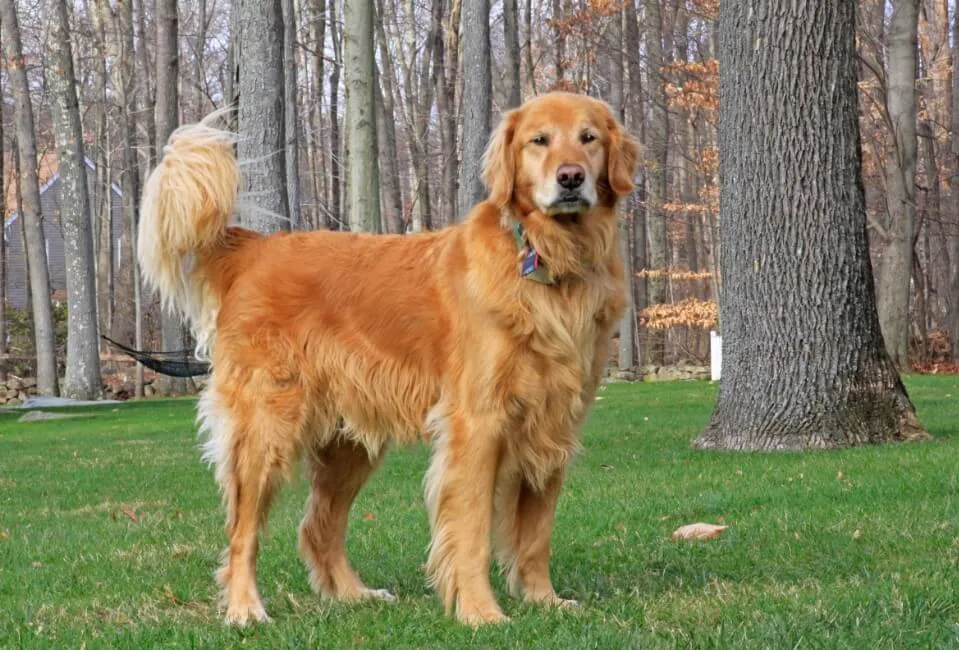
//> input picture images/dog.png, 959 x 650 px
$ ./01 ../images/dog.png   (built with g++ and OpenCV 4)
//> lines starting //> are read from the running program, lines starting //| are printed output that depends on the picture; after the words box and inside, x2 and y2 are one past the last pixel; in counts of white or black regions, pixels touching at a corner belong together
//> further down, src_color is the input picture: 650 rows x 959 cols, CV_8UC3; mean B, G, R 96.2, 127.4, 133.8
#include <opencv2/opencv.hpp>
#include <iostream>


/*
This function takes an input image, splits it  into its RGB channels, computes a weighted average of the R and G channels,
and then adds the B channel to this average. Finally, it applies a threshold to the resulting image.
*/

void adaptive_thr(const cv::Mat& src, cv::Mat& gauss, cv::Mat& mean){

    // 	cv.adaptiveThreshold(src, maxValue, adaptiveMethod, thresholdType, blockSize, C[, dst]) ->	dst
    cv::adaptiveThreshold(src, gauss, 255, cv::ADAPTIVE_THRESH_GAUSSIAN_C, cv::THRESH_BINARY, 11, 2);
    cv::adaptiveThreshold(src, mean, 255, cv::ADAPTIVE_THRESH_MEAN_C, cv::THRESH_BINARY, 11, 2);
}


void sum_rgb(const cv::Mat& src, cv::Mat& dst) {

    /**
     * @brief Splits the input image into its RGB channels and computes a weighted sum.
     * @param src Input image in BGR format.
     * @param dst Output image after processing.
     *
     */
    std::vector<cv::Mat> planes;

    // Split the source image into 3 separate channels: B, G, R
    cv::split(src, planes);
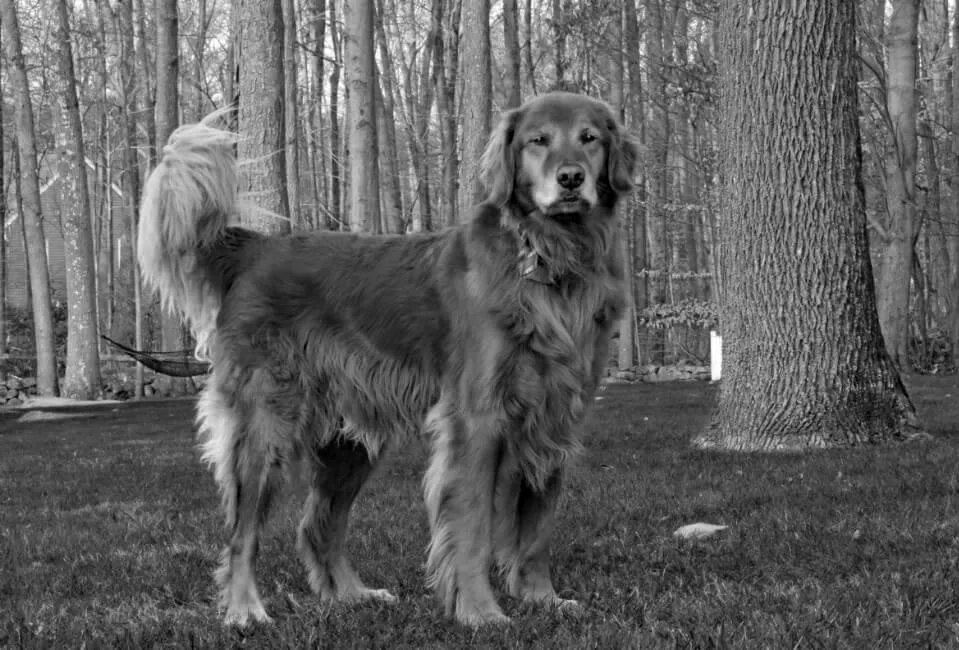
//> planes[0]: 650 rows x 959 cols, CV_8UC1; min 0, max 255, mean 96.2
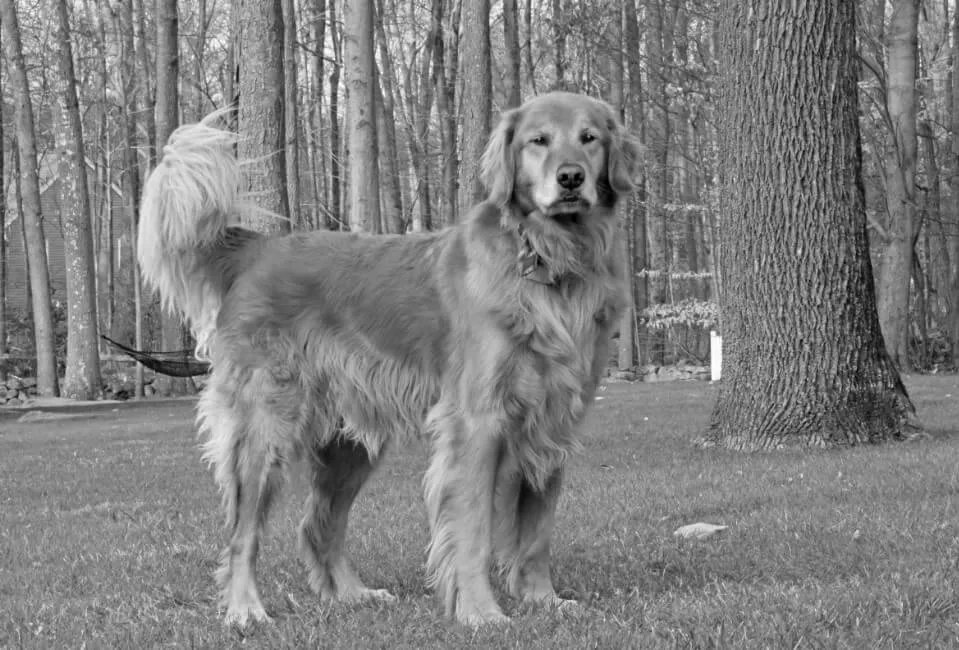
//> planes[1]: 650 rows x 959 cols, CV_8UC1; min 0, max 255, mean 127.4
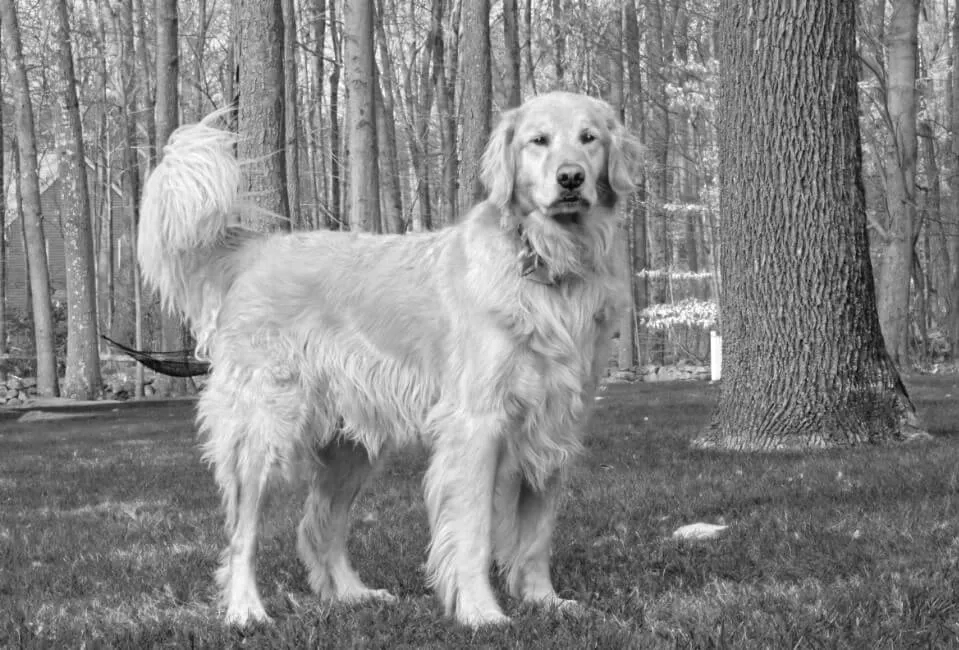
//> planes[2]: 650 rows x 959 cols, CV_8UC1; min 0, max 255, mean 133.8

    // Assign each channel to a named variable
    cv::Mat b = planes[0], g = planes[1], r = planes[2], s;

    // Compute weighted average of R and G channels (each with 1/3 weight). The result is stored in 's'.
    // For each pixel, the formula is: s(i) = r(i) * alpha * g(i) * beta + gamma.
    // cv::addWeighted(src1, alpha, src2, beta, gamma, dst);
    // src1 first image, alpha weight for src1, src2 second image, beta weight for src2, gamma scalar added to the sum
    cv::addWeighted(r, 1.0 / 3.0, g, 1.0 / 3.0, 0.0, s);
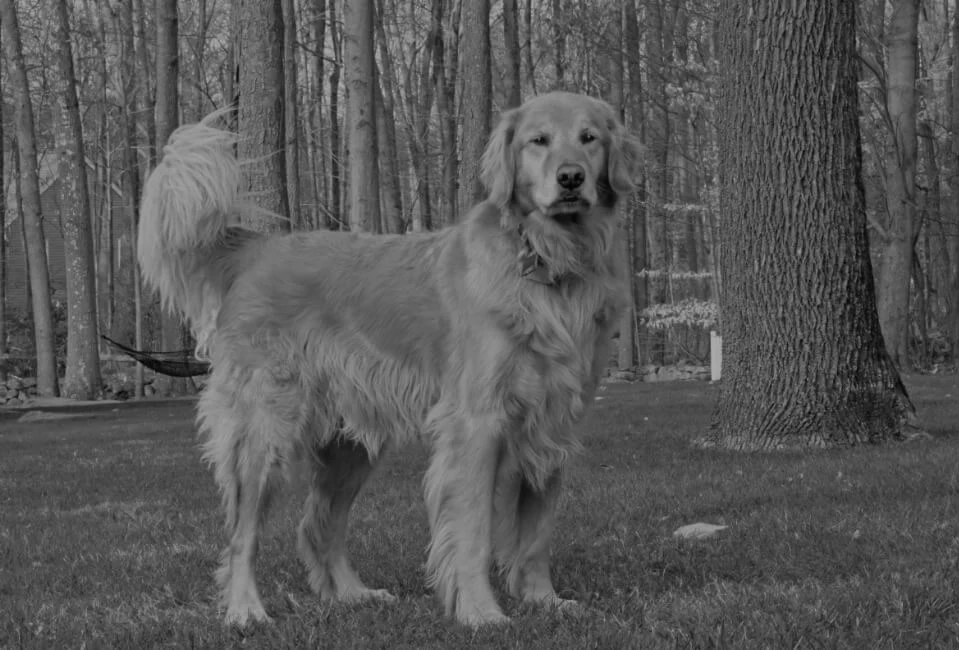
//> s: 650 rows x 959 cols, CV_8UC1; min 0, max 170, mean 87.1

    // Add the B channel with 1/3 weight to the result
    cv::addWeighted(s, 1.0, b, 1.0 / 3.0, 0.0, s);

    // Apply threshold: values above 100 are truncated to 100.
    // cv::threshold(src, dst, thresh, maxval, type);
    // src input array, dst output array, thresh threshold value, maxval maximum value to use with the THRESH_TRUNC type
    cv::threshold(s, dst, 100, 100, cv::THRESH_TRUNC);
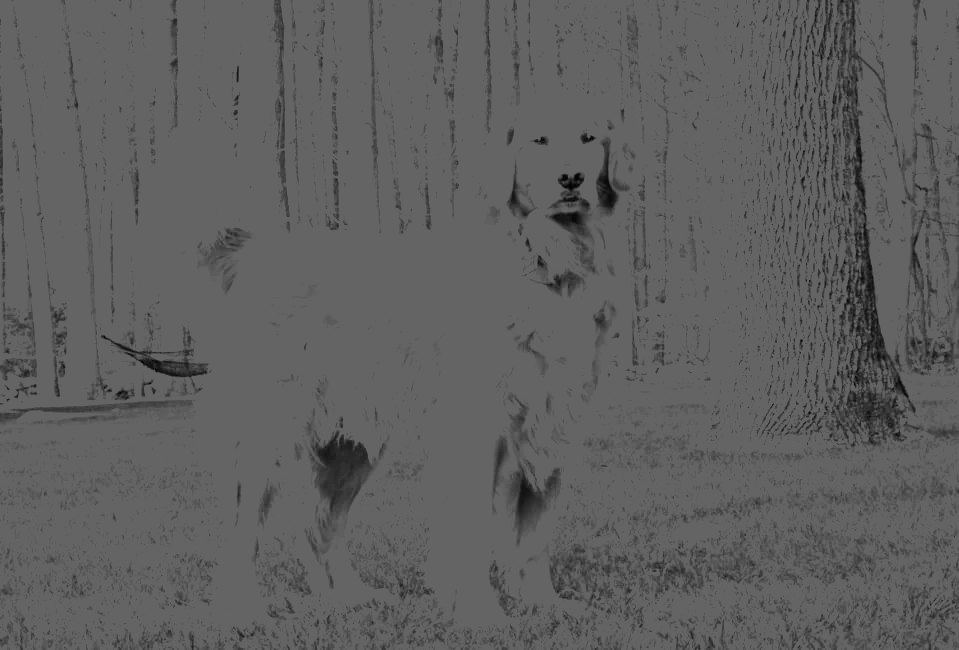
//> dst: 650 rows x 959 cols, CV_8UC1; min 0, max 100, mean 94.7
}

int main(int argc, char** argv) {
    cv::utils::logging::setLogLevel(cv::utils::logging::LOG_LEVEL_SILENT);

    cv::Mat src_color = cv::imread(std::string(argv[1]), cv::IMREAD_UNCHANGED), dst;
    if (src_color.empty()) {
        std::cout << "image not loaded" << std::endl;
        return -1;
    }

    // Converti in scala di grigi per thresholding
    cv::Mat src_gray;
    if (src_color.channels() == 3) {
        cv::cvtColor(src_color, src_gray, cv::COLOR_BGR2GRAY);
    } else if (src_color.channels() == 4) {
        cv::cvtColor(src_color, src_gray, cv::COLOR_BGRA2GRAY);
    } else {
        src_gray = src_color;  // già in scala di grigi
    }

    // Somma RGB sull'immagine originale
    sum_rgb(src_color, dst);
    cv::imshow("sum_rgb", dst);

    // Applica adaptive threshold sull'immagine in scala di grigi
    cv::Mat gauss, mean;
    adaptive_thr(src_gray, gauss, mean);
//> in adaptive_thr, `cv::adaptiveThreshold(src, gauss, 255, cv::ADAPTIVE_THRESH_GAUSSIAN_C,..`:
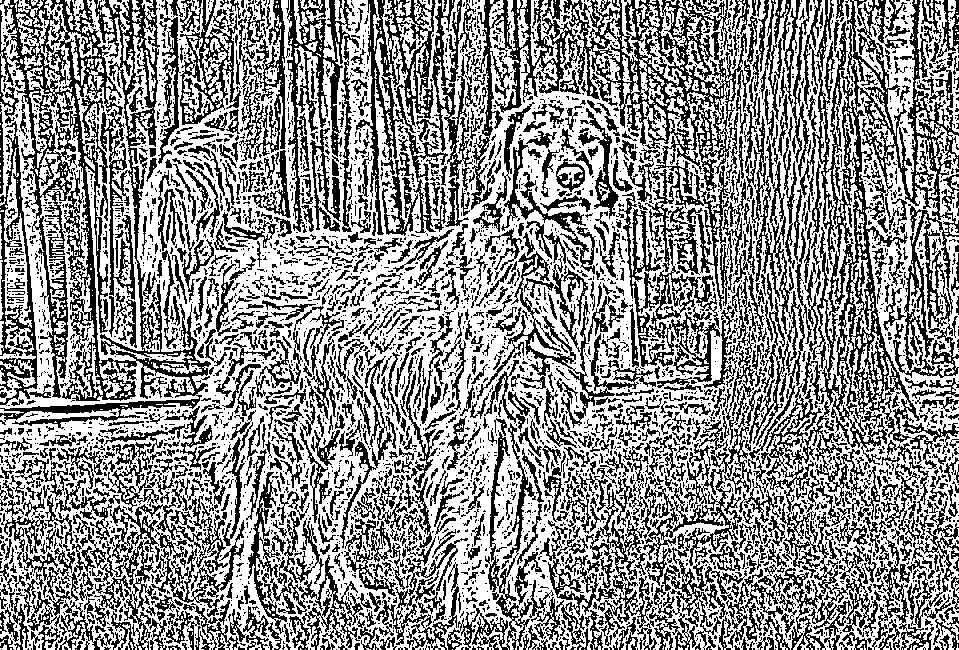
//> gauss: 650 rows x 959 cols, CV_8UC1; 57.2% white; black in thin lines or dots
//> in adaptive_thr, `cv::adaptiveThreshold(src, mean, 255, cv::ADAPTIVE_THRESH_MEAN_C, cv::..`:
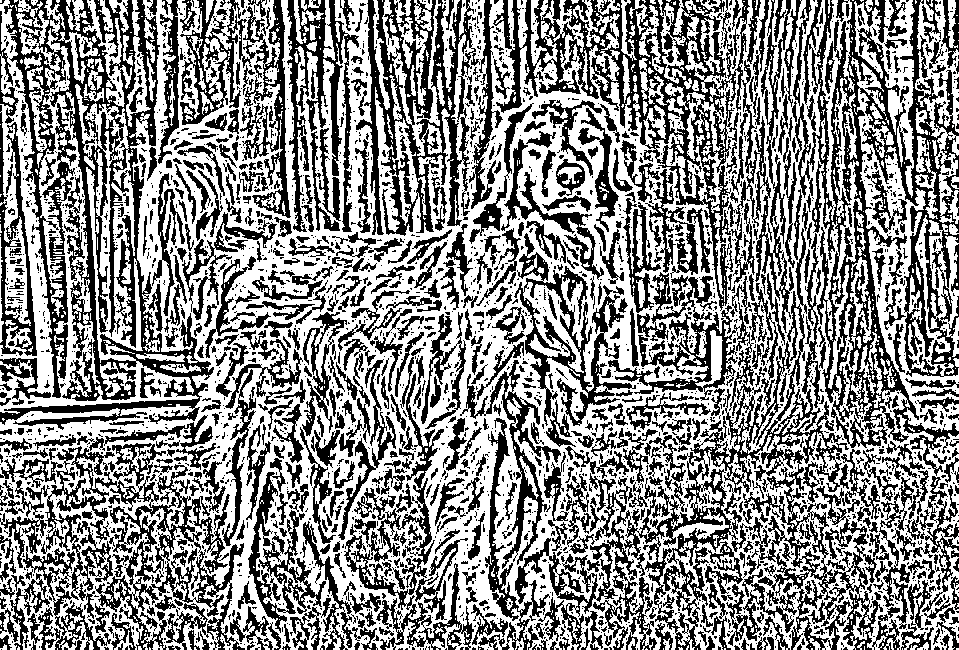
//> mean: 650 rows x 959 cols, CV_8UC1; 55% white; 2940 black regions (2216 under 20 px), largest, box (x1, y1, x2, y2) and area: (515, 228, 883, 650) 27780, (0, 0, 214, 430) 25986, (795, 0, 959, 476) 24563
    cv::imshow("Gaussian method", gauss);
    cv::imshow("Mean method", mean);

    cv::waitKey(0);
    return 0;
}

$ run again, on images/lake.png
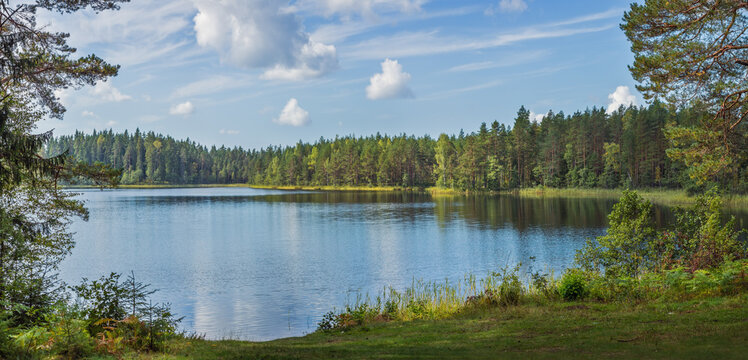
//> input picture images/lake.png, 748 x 360 px
//> src_color is the input picture: 360 rows x 748 cols, CV_8UC3; mean B, G, R 126.2, 130.5, 114.8
//> in adaptive_thr, `cv::adaptiveThreshold(src, gauss, 255, cv::ADAPTIVE_THRESH_GAUSSIAN_C,..`:
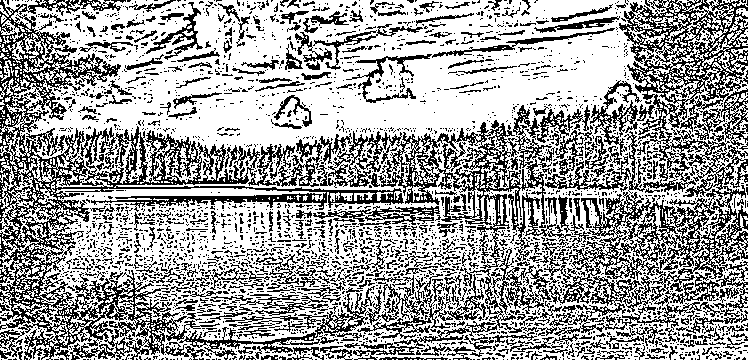
//> gauss: 360 rows x 748 cols, CV_8UC1; 63.1% white; black in thin lines or dots
//> in adaptive_thr, `cv::adaptiveThreshold(src, mean, 255, cv::ADAPTIVE_THRESH_MEAN_C, cv::..`:
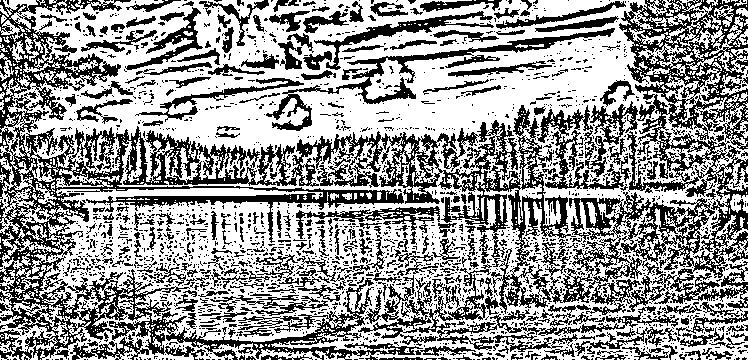
//> mean: 360 rows x 748 cols, CV_8UC1; 59.4% white; 2263 black regions (1955 under 20 px), largest, box (x1, y1, x2, y2) and area: (0, 0, 748, 360) 61177, (266, 28, 615, 131) 3173, (358, 275, 540, 350) 2873

$ run again, on images/th.png
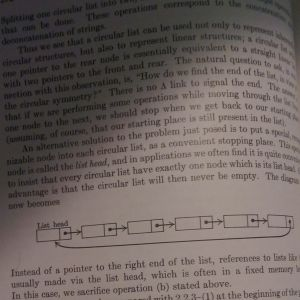
//> input picture images/th.png, 300 x 300 px
//> src_color is the input picture: 300 rows x 300 cols, CV_8UC3; mean B, G, R 94.5, 97.8, 107.5
//> in adaptive_thr, `cv::adaptiveThreshold(src, gauss, 255, cv::ADAPTIVE_THRESH_GAUSSIAN_C,..`:
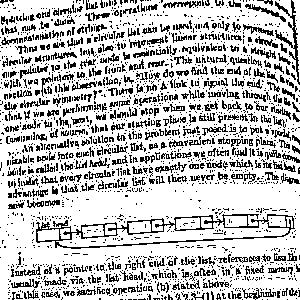
//> gauss: 300 rows x 300 cols, CV_8UC1; 74.9% white; black in thin lines or dots
//> in adaptive_thr, `cv::adaptiveThreshold(src, mean, 255, cv::ADAPTIVE_THRESH_MEAN_C, cv::..`:
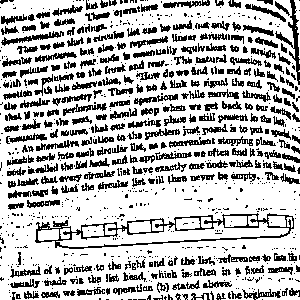
//> mean: 300 rows x 300 cols, CV_8UC1; 72.7% white; black in thin lines or dots
